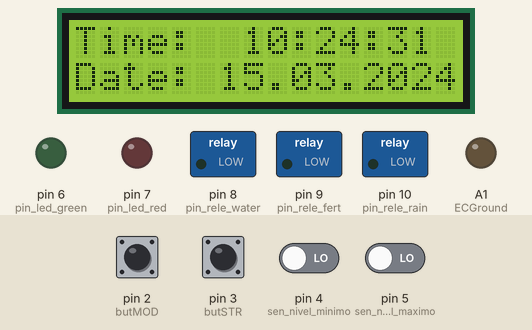
Simulated run of this sketch. Board: Arduino Uno, built with avr-gcc and run on an emulated ATmega328P. On the bench: 16×2 character LCD, switched loads named in the sketch (green lamp = pin HIGH), output pins drawn as LEDs (lit = HIGH). The test bench sets the inputs (shaded band); at power-on: pin 2 (butMOD), pin 3 (butSTR) HIGH, pin 4 (sen_nivel_minimo), pin 5 (sen_nivel_maximo) LOW. The local clock reads 2024-03-15 10:24:30 at power-on unless the sketch sets it.

Above: at 1.4 s.
1.5 s: pin 2 (butMOD) pulled LOW for 0.15 s
At 2.1 s:
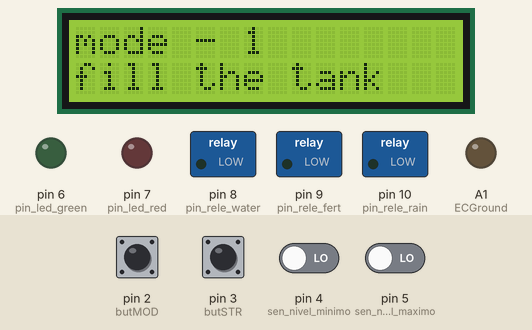
3.1 s: pin 3 (butSTR) pulled LOW for 0.15 s
At 3.8 s:
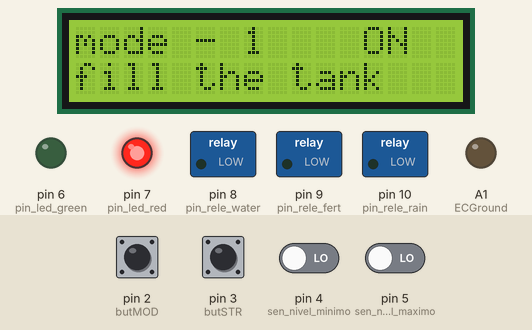
4.7 s: pin 2 (butMOD) pulled LOW for 1 s
At 6.5 s:
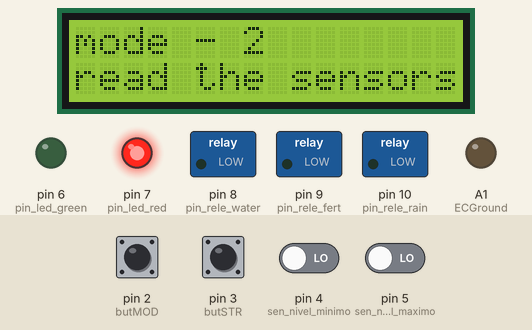
7.2 s: pin 2 (butMOD) pulled LOW for 0.15 s
At 8.2 s:
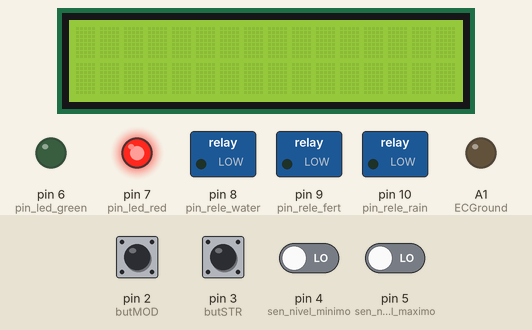
8.8 s: pin 2 (butMOD) pulled LOW for 0.15 s
At 9.5 s:
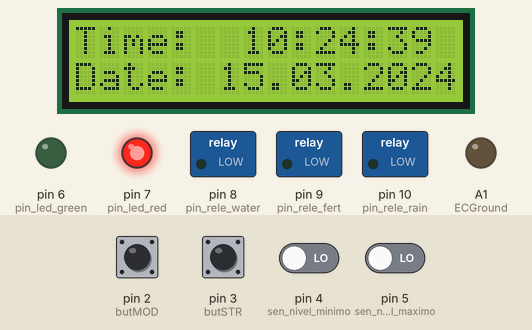
Timing chart, 0 to 11.8 s (numbered marks = the images above; inputs shaded):
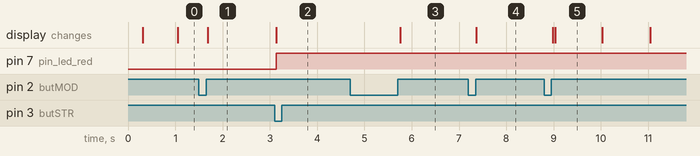

Measured:
- after the input at 1.5 s, the display: changes after 0.19 s (image 1)
- after the input at 3.1 s, pin 7 (pin_led_red): LOW → HIGH at once; the display: changes at once (image 2)
- after the input at 4.7 s, the display: changes after 1.1 s (image 3)
- after the input at 7.2 s, the display: changes after 0.17 s (image 4)
- after the input at 8.8 s, the display: first changes after 0.19 s (image 5 shows a later state)
- what the display in image 5 shows lasts 1.0 s, from 9.0 s to 10.0 s

The sketch:

projeto_gaia.ino
```cpp
// --- Bibliotecas Auxiliares ---
#include <LiquidCrystal_I2C.h>                             //Biblioteca para o display LCD
#include <DS3231.h>
#include <Wire.h>
#include <OneWire.h>
#include <DallasTemperature.h>

// Init the DS3231 using the hardware interface
DS3231  rtc(SDA, SCL);

// --- Mapeamento de Hardware ---
#define butMOD    2                                     //Botão para selecionar tela acima no digital 2

#define butSTR    3                                     //Botão de start ou stop do ambiente

// Pino ligado ao sensor de nivel minimo
#define sen_nivel_minimo 4

// Pino ligado ao sensor de nivel maximo
#define sen_nivel_maximo 5

// Pino ligado ao Led verde de sinalização de tanque cheio
#define pin_led_green 6

// Pino ligado ao Led vermelho de sinalização de tanque vazio
#define pin_led_red 7

// Rele de acionamento da bomba de agua potavel
#define pin_rele_water 8

// Rele de acionamento da bomba de liquido nutritivel
#define pin_rele_fert 9

// Rele de acionamento da bomba de irrigação
#define pin_rele_rain 10

//************************* User Defined Variables ********************************************************//


//##################################################################################
//-----------  Do not Replace R1 with a resistor lower than 300 ohms    ------------
//##################################################################################


int R1 = 1000;
int Ra = 25; //Resistance of powering Pins
int ECPin = A0;
int ECGround = A1;
int ECPower = A2;


//*********** Converting to ppm [Learn to use EC it is much better**************//
// Hana      [USA]        PPMconverion:  0.5
// Eutech    [EU]          PPMconversion:  0.64
//Tranchen  [Australia]  PPMconversion:  0.7
// Why didnt anyone standardise this?


float PPMconversion = 0.7;


//*************Compensating for temperature ************************************//
//The value below will change depending on what chemical solution we are measuring
//0.019 is generaly considered the standard for plant nutrients [google "Temperature compensation EC" for more info
float TemperatureCoef = 0.019; //this changes depending on what chemical we are measuring


//********************** Cell Constant For Ec Measurements *********************//
//Mine was around 2.9 with plugs being a standard size they should all be around the same
//But If you get bad readings you can use the calibration script and fluid to get a better estimate for K
float K = 2.88;


//************ Temp Probe Related *********************************************//
#define ONE_WIRE_BUS 11          // Data wire For Temp Probe is plugged into pin 11 on the Arduino

//***************************** END Of Recomended User Inputs *****************************************************************//

// Modulo I2C display no endereco 0x27
LiquidCrystal_I2C lcd(0x27, 2, 1, 0, 4, 5, 6, 7, 3, POSITIVE);

OneWire oneWire(ONE_WIRE_BUS);// Setup a oneWire instance to communicate with any OneWire devices
DallasTemperature sensors(&oneWire);// Pass our oneWire reference to Dallas Temperature.

void changeMenu();                                      //Função para modificar o menu atual
void dispMenu();                                        //Função para mostrar o menu atual
void menu1();
void menu2();
void menu3();
void menu4();

void controlaEC();                                      //Função para exibir a info dos sensores de temp e de EC e enviar para a serial
void GetEC();                                           //Função para ler o sensor de temperatura e de EC
void PrintReadingsEC();                                   //Função para enviar a info dos sensores para a serial
void controlaTanque();                                  //Função para controlar o processo de encher o tanque hidroponico
void controlaIrrigacao();                               //Função para efetuar o processo de irrigação no sistema hidroponico

// --- Variáveis Globais ---
char menu = 0x01;                                       //Variável para selecionar o menu
boolean t_butMOD, t_butSTR;                             //Flags para armazenar o estado dos botões

long OnTime = 200;           // milliseconds of on-time
long OffTime = 500;          // milliseconds of off-time
int ledState = LOW;
static byte estadoSTR = 0;
static byte estadoSTR1 = 0;
static unsigned long delayBouce2;
static bool estadoBotaoSTR = true;
static bool estadoAntBotaoSTR = true;

unsigned long previousMillis = 0;
unsigned long startMillis = 0;

float Temperature = 10;
float EC = 0;
float EC25 = 0;
int ppm = 0;

float raw = 0;
float Vin = 5;
float Vdrop = 0;
float Rc = 0;
float buffer = 0;

// --- Configurações Iniciais ---
void setup()
{
  Serial.begin(9600);
  // Initialize the rtc object
  rtc.begin();
  // The following lines can be uncommented to set the date and time
  //rtc.setDOW(MONDAY);     // Set Day-of-Week to SUNDAY
  //rtc.setTime(05, 2, 0);     // Set the time to 12:00:00 (24hr format)
  //rtc.setDate(1, 28, 2019);   // Set the date to January 1st, 2014


  //Inicializa LCD 16 x 2
  lcd.begin (16, 2);
  pinMode (sen_nivel_minimo, INPUT);
  pinMode (sen_nivel_maximo, INPUT);
  pinMode (pin_led_green, OUTPUT);
  pinMode (pin_led_red, OUTPUT);
  pinMode (pin_rele_water, OUTPUT);
  pinMode (pin_rele_fert, OUTPUT);
  pinMode (pin_rele_rain, OUTPUT);
  pinMode(butMOD, INPUT_PULLUP);     //Entrada para os botões (digitais 2) com pull-ups internos
  pinMode(butSTR, INPUT_PULLUP);     //Entrada para os botões (digitais 3) com pull-ups internos

  //*********************************Setup - runs Once and sets pins etc ******************************************************//
  pinMode(ECPin, INPUT);
  pinMode(ECPower, OUTPUT); //Setting pin for sourcing current
  pinMode(ECGround, OUTPUT); //setting pin for sinking current
  digitalWrite(ECGround, LOW); //We can leave the ground connected permanantly

  t_butMOD   = 0x00;                                      //limpa flag do botão Up
  t_butSTR   = 0x00;                                      //limpa flag do botão P

  delay(100);

  sensors.begin();// gives sensor time to settle

  delay(100);

  R1 = (R1 + Ra);

} //end setup

void changeMenu()                                       //Modifica o menu atual
{
  if (!digitalRead(butMOD))   t_butMOD   = 0x01;       //Botão Up pressionado? Seta flag

  if (digitalRead(butMOD) && t_butMOD)                  //Botão Up solto e flag setada?
  { //Sim...
    t_butMOD = 0x00;                                  //Limpa flag

    lcd.clear();                                     //Limpa display
    menu++;                                           //Incrementa menu

    if (menu > 0x04) menu = 0x01;                     //Se menu maior que 4, volta a ser 1

  } //end butUp

} //end changeMenu


void dispMenu()                                         //Mostra o menu atual
{
  switch (menu)                                       //Controle da variável menu
  {
    case 0x01:                                       //Caso 1
      menu1();                                   //Chama a função de relógio

      break;                                     //break
    case 0x02:                                       //Caso 2
      menu2();                                   //Chama a função do termômetro

      break;                                     //break
    case 0x03:                                       //Caso 3
      menu3();                                   //Chama função para acionamento de lâmpadas

      break;                                     //break
    case 0x04:                                       //Caso 3
      menu4();                                   //Chama função para acionamento de lâmpadas

      break;                                     //break

  } //end switch menu

} //end dispMenu

//************ This Loop Is called From Main Loop************************//
void GetEC() {


  //*********Reading Temperature Of Solution *******************//
  sensors.requestTemperatures();// Send the command to get temperatures
  Temperature = sensors.getTempCByIndex(0); //Stores Value in Variable


  //************Estimates Resistance of Liquid ****************//
  digitalWrite(ECPower, HIGH);
  raw = analogRead(ECPin);
  raw = analogRead(ECPin); // This is not a mistake, First reading will be low beause if charged a capacitor
  digitalWrite(ECPower, LOW);


  //***************** Converts to EC **************************//
  Vdrop = (Vin * raw) / 1024.0;
  Rc = (Vdrop * R1) / (Vin - Vdrop);
  Rc = Rc - Ra; //acounting for Digital Pin Resitance
  EC = 1000 / (Rc * K);


  //*************Compensating For Temperaure********************//
  EC25  =  EC / (1 + TemperatureCoef * (Temperature - 25.0));
  ppm = (EC25) * (PPMconversion * 1000);


  ;
}
//************************** End OF EC Function ***************************//

//***This Loop Is called From Main Loop- Prints to serial usefull info ***//
void PrintReadingsEC() {
  Serial.print("Rc: ");
  Serial.print(Rc);
  Serial.print(" EC: ");
  Serial.print(EC25);
  Serial.print(" Simens  ");
  Serial.print(ppm);
  Serial.print(" ppm  ");
  Serial.print(Temperature);
  Serial.println(" *C ");


  /*
    //********** Usued for Debugging ************
    Serial.print("Vdrop: ");
    Serial.println(Vdrop);
    Serial.print("Rc: ");
    Serial.println(Rc);
    Serial.print(EC);
    Serial.println("Siemens");
    //********** end of Debugging Prints *********
  */
};

//************************************* Main Loop - controlaEC() ***************************************************************//
//Moved Heavy Work To subroutines so you can call them from main loop without cluttering the main loop
void controlaEC() {
  static unsigned long delayEC;


  if ( (millis() - delayEC) < 500) {

    GetEC();          //Calls Code to Go into GetEC() Loop [Below Main Loop] dont call this more that 1/5 hhz [once every five seconds] or you will polarise the water
    PrintReadingsEC();  // Cals Print routine [below main loop]

  }

  if ( (millis() - delayEC) >= 4500) {
    //Zera a variavel delayPisca com o tempo atual depois que passar 800 ms
    delayEC = millis();
  }


}
//************************************** End Of Main Loop **********************************************************************//

void controlaTanque() {
  static byte estadoTank = 0;
  static byte estadoRele = 0;
  static bool estadoMinimo = true;
  static bool estadoMaximo = true;
  static unsigned long delayPisca;

  // Efetua a leitura dos sensores de nivel
  estadoMinimo = digitalRead(sen_nivel_minimo);
  estadoMaximo = digitalRead(sen_nivel_maximo);

  if ((estadoMinimo == 0) && (estadoMaximo == 0) && (estadoRele == 0)) {
    estadoTank = 1;
  }

  if ((estadoMinimo == 1) && (estadoMaximo == 0) && (estadoRele == 1)) {
    estadoTank = 2;
  }

  if ((estadoMinimo == 1) && (estadoMaximo == 1) && (estadoRele == 1)) {
    estadoTank = 3;
  }

  if ((estadoMinimo == 0) && (estadoMaximo == 1) && (estadoRele == 0 || estadoRele == 1)) {
    estadoTank = 4;
  }

  switch (estadoTank) {
    case 1: {
        //Liga o led vermelho por que o tanque esta vazio
        digitalWrite(pin_led_red, HIGH);
        //Desliga o led verde por que o tanque esta vazio
        digitalWrite(pin_led_green, LOW);
        //Liga o rele para bombear agua pro tanque
        digitalWrite(pin_rele_water, LOW);//invertido não sei porque
        digitalWrite(pin_rele_fert, LOW);//invertido não sei porque
        estadoRele = 1; // relé ligado
        break;
      }

    case 2: {
        if ( (millis() - delayPisca) < 200) {
          //Desliga o led vermelho por que o tanque esta cheio
          digitalWrite(pin_led_red, LOW);
        } else {
          //Liga o led vermelho como um alarme
          digitalWrite(pin_led_red, HIGH);
        }
        if ( (millis() - delayPisca) >= 800) {
          //Zera a variavel delayPisca com o tempo atual depois que passar 800 ms
          delayPisca = millis();
        }
        //Liga o led verde por que o tanque esta cheio
        digitalWrite(pin_led_green, HIGH);
        //Desliga o rele para bombear agua pro tanque porque esta cheio
        digitalWrite(pin_rele_water, LOW);//invertido não sei porque
        digitalWrite(pin_rele_fert, LOW);//invertido não sei porque
        estadoRele = 1; // relé ligado
        break;
      }

    case 3: {
        //Desliga o led vermelho por que o tanque esta cheio
        digitalWrite(pin_led_red, LOW);
        //Liga o led verde por que o tanque esta cheio
        digitalWrite(pin_led_green, HIGH);
        //Desliga o rele para bombear agua pro tanque porque esta cheio
        digitalWrite(pin_rele_water, HIGH);//invertido não sei porque
        digitalWrite(pin_rele_fert, HIGH);//invertido não sei porque
        estadoRele = 0; // relé ligado
        break;
      }

    case 4: {
        //Desliga o led vermelho por que o tanque esta cheio
        digitalWrite(pin_led_red, LOW);
        //Liga o led verde por que o tanque esta cheio
        digitalWrite(pin_led_green, HIGH);
        //Desliga o rele para bombear agua pro tanque porque esta cheio
        digitalWrite(pin_rele_water, HIGH);//invertido não sei porque
        digitalWrite(pin_rele_fert, HIGH);//invertido não sei porque
        estadoRele = 0; // relé ligado
        break;
      }

  }

}

void controlaIrrigacao() {
unsigned long currentMillis = millis();
/*  estadoBotaoSTR = digitalRead (butSTR);
  if ((!estadoBotaoSTR && estadoAntBotaoSTR) && ((millis() - delayBouce2))) {
    estadoSTR1++;
    if (estadoSTR1 > 2) {
      estadoSTR1 = 0;
    }
    delayBouce2 = millis();
  }

  estadoAntBotaoSTR = estadoBotaoSTR;*/

  switch (estadoSTR1)                                //Controle do set1
  {
    case 0x01:                                     //Caso 1
      if (estadoSTR1 == 1 && startMillis == 0) {
        startMillis = currentMillis;
        ledState = HIGH;  // turn it on
        digitalWrite(pin_rele_rain, ledState);
      }

      if ((ledState == LOW) && (currentMillis - previousMillis >= OnTime))
      {
        ledState = HIGH;  // turn it on
        previousMillis = currentMillis;     // Remember the time
        digitalWrite(pin_rele_rain, ledState);    // Update the actual LED
      } else if ((ledState == HIGH) && (currentMillis - previousMillis >= OffTime))
      {
        ledState = LOW;  // Turn it off
        previousMillis = currentMillis;    // Remember the time
        digitalWrite(pin_rele_rain, ledState);   // Update the actual LED
      }
      break;
    case 0x02:                                    //Caso 2
      ledState = LOW;  // Turn it off
      previousMillis = currentMillis;    // Remember the time
      digitalWrite(pin_rele_rain, ledState);   // Update the actual LED
      break;                             //Break
  } //end switch set1
}

void menu1()
{
  lcd.setCursor(0, 0);
  lcd.print("Time:  ");
  lcd.print(rtc.getTimeStr());

  lcd.setCursor(0, 1);
  lcd.print("Date: ");
  lcd.print(rtc.getDateStr());
} //end menu1

void menu2()                                            //Função genérica para um quarto menu...
{
  lcd.setCursor(0, 0);
  lcd.print("mode - 1");
  lcd.setCursor(0, 1);
  lcd.print("fill the tank");

  estadoBotaoSTR = digitalRead (butSTR);
  if ((!estadoBotaoSTR && estadoAntBotaoSTR) && ((millis() - delayBouce2))) {
    estadoSTR++;
    if (estadoSTR > 2) {
      estadoSTR = 0;
      lcd.clear();
    }
    delayBouce2 = millis();
  }

  estadoAntBotaoSTR = estadoBotaoSTR;
  switch (estadoSTR)                                     //Controle do set1
  {
    case 0x01:                                        //Caso 1
      lcd.setCursor(0, 0);
      lcd.print("mode - 1");
      lcd.setCursor(0, 1);
      lcd.print("fill the tank");
      lcd.setCursor(12, 0);                     //Posiciona cursor na coluna 1, linha 2
      lcd.print("ON");                         //Imprime mensagem
      controlaTanque();
      break;
    case 0x02:                                    //Caso 2
      lcd.setCursor(0, 0);
      lcd.print("mode - 1");
      lcd.setCursor(0, 1);
      lcd.print("fill the tank");
      lcd.setCursor(12, 0);                   //Posiciona cursor na coluna 1, linha 2
      lcd.print("OFF");                       //Imprime mensagem
      digitalWrite(pin_led_red, LOW);
      digitalWrite(pin_led_green, LOW);
      digitalWrite(pin_rele_water, LOW);//invertido não sei porque
      digitalWrite(pin_rele_fert, LOW);//invertido não sei porque
      break;                                  //Break
  } //end switch set1
} //end menu2

void menu3()                                            //Função genérica para um quarto menu...
{
  lcd.setCursor(0, 0);
  lcd.print("mode - 2");
  lcd.setCursor(0, 1);
  lcd.print("read the sensors");
} //end menu3


// --- Loop Infinito ---
void loop()
{
  changeMenu();
  dispMenu();
} //end loop
```
